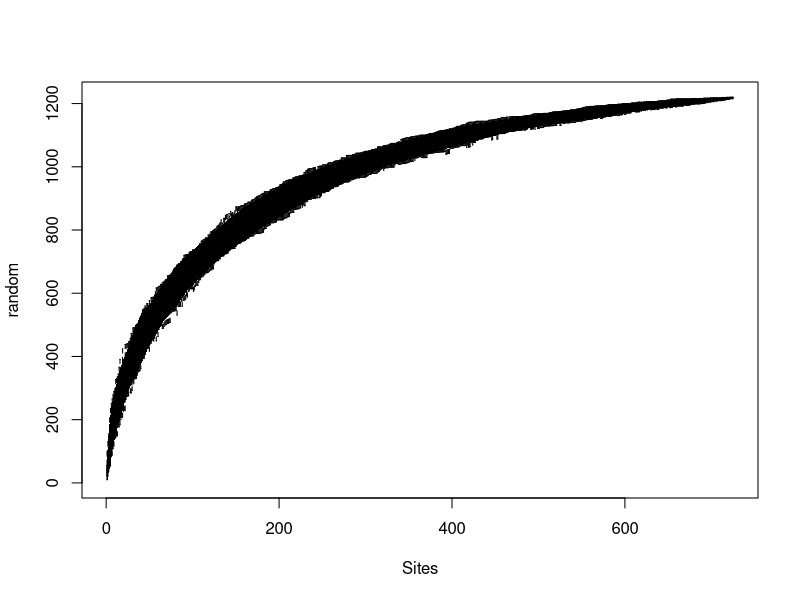

Here is the R script that generated this plot:

setwd("") 
rm(list = ls())
library(vegan)

otu <- read.delim('otu.txt', row.names = 1, sep = '\t', stringsAsFactors = FALSE, check.names = FALSE)
otu=otu[,-dim(otu)[2]]
otu=t(otu)
sp <- specaccum(otu, method = 'random')
summary(sp)
plot(sp, ci.type = 'poly', col = 'blue', lwd = 0.1, ci.lty = 0.1, ci.col = 'black')
boxplot(sp, col = 'yellow', add = TRUE, pch = ' ')
